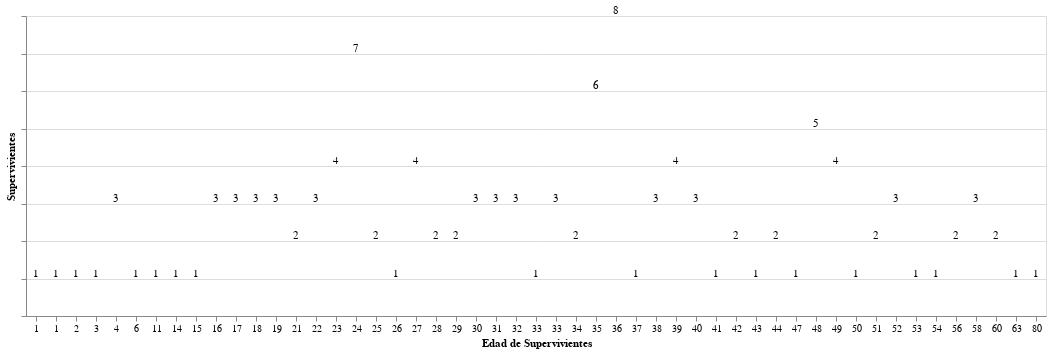

Notebook code for this chart:
### Markdown cell above
Creando Gráfico de Labels

### Code cell
labels = bars.mark_text(baseline='bottom').encode(
    text = alt.Text('Sobreviviente:Q'),
)
labels

### Figure 1 — Vega-Lite specification as saved in the notebook (floating-point values rounded to 4 significant figures)
{"config": {"view": {"continuousWidth": 400, "continuousHeight": 300}}, "data": {"name": "data-fb181e86e7e04e35c00e5d599ab4cb3a"}, "mark": {"type": "text", "baseline": "bottom"}, "encoding": {"text": {"type": "quantitative", "field": "Sobreviviente"}, "x": {"type": "ordinal", "axis": {"format": "d", "labelAngle": 0}, "field": "Edad", "title": "Edad de Supervivientes"}, "y": {"type": "quantitative", "axis": {"labels": false}, "field": "Sobreviviente", "title": "Supervivientes"}}, "$schema": "https://vega.github.io/schema/vega-lite/v4.8.1.json", "datasets": {"data-fb181e86e7e04e35c00e5d599ab4cb3a": [{"Edad": 0.92, "idPasajero": 1, "Sobreviviente": 1, "Clase": 1, "Nombre": 1, "Sexo": 1, "Parientes/Esposo(a)": 1, "ParientesHijos": 1, "Boleto": 1, "Tarifa": 1, "Cabina": 1, "PuertoEmbarque": 1}, {"Edad": 1.0, "idPasajero": 1, "Sobreviviente": 1, "Clase": 1, "Nombre": 1, "Sexo": 1, "Parientes/Esposo(a)": 1, "ParientesHijos": 1, "Boleto": 1, "Tarifa": 1, "Cabina": 1, "PuertoEmbarque": 1}, {"Edad": 2.0, "idPasajero": 1, "Sobreviviente": 1, "Clase": 1, "Nombre": 1, "Sexo": 1, "Parientes/Esposo(a)": 1, "ParientesHijos": 1, "Boleto": 1, "Tarifa": 1, "Cabina": 1, "PuertoEmbarque": 1}, {"Edad": 3.0, "idPasajero": 1, "Sobreviviente": 1, "Clase": 1, "Nombre": 1, "Sexo": 1, "Parientes/Esposo(a)": 1, "ParientesHijos": 1, "Boleto": 1, "Tarifa": 1, "Cabina": 1, "PuertoEmbarque": 1}, {"Edad": 4.0, "idPasajero": 3, "Sobreviviente": 3, "Clase": 3, "Nombre": 3, "Sexo": 3, "Parientes/Esposo(a)": 3, "ParientesHijos": 3, "Boleto": 3, "Tarifa": 3, "Cabina": 3, "PuertoEmbarque": 3}, {"Edad": 6.0, "idPasajero": 1, "Sobreviviente": 1, "Clase": 1, "Nombre": 1, "Sexo": 1, "Parientes/Esposo(a)": 1, "ParientesHijos": 1, "Boleto": 1, "Tarifa": 1, "Cabina": 1, "PuertoEmbarque": 1}, {"Edad": 11.0, "idPasajero": 1, "Sobreviviente": 1, "Clase": 1, "Nombre": 1, "Sexo": 1, "Parientes/Esposo(a)": 1, "ParientesHijos": 1, "Boleto": 1, "Tarifa": 1, "Cabina": 1, "PuertoEmbarque": 1}, {"Edad": 14.0, "idPasajero": 1, "Sobreviviente": 1, "Clase": 1, "Nombre": 1, "Sexo": 1, "Parientes/Esposo(a)": 1, "ParientesHijos": 1, "Boleto": 1, "Tarifa": 1, "Cabina": 1, "PuertoEmbarque": 1}, {"Edad": 15.0, "idPasajero": 1, "Sobreviviente": 1, "Clase": 1, "Nombre": 1, "Sexo": 1, "Parientes/Esposo(a)": 1, "ParientesHijos": 1, "Boleto": 1, "Tarifa": 1, "Cabina": 1, "PuertoEmbarque": 1}, {"Edad": 16.0, "idPasajero": 3, "Sobreviviente": 3, "Clase": 3, "Nombre": 3, "Sexo": 3, "Parientes/Esposo(a)": 3, "ParientesHijos": 3, "Boleto": 3, "Tarifa": 3, "Cabina": 3, "PuertoEmbarque": 3}, {"Edad": 17.0, "idPasajero": 3, "Sobreviviente": 3, "Clase": 3, "Nombre": 3, "Sexo": 3, "Parientes/Esposo(a)": 3, "ParientesHijos": 3, "Boleto": 3, "Tarifa": 3, "Cabina": 3, "PuertoEmbarque": 3}, {"Edad": 18.0, "idPasajero": 3, "Sobreviviente": 3, "Clase": 3, "Nombre": 3, "Sexo": 3, "Parientes/Esposo(a)": 3, "ParientesHijos": 3, "Boleto": 3, "Tarifa": 3, "Cabina": 3, "PuertoEmbarque": 3}, {"Edad": 19.0, "idPasajero": 3, "Sobreviviente": 3, "Clase": 3, "Nombre": 3, "Sexo": 3, "Parientes/Esposo(a)": 3, "ParientesHijos": 3, "Boleto": 3, "Tarifa": 3, "Cabina": 3, "PuertoEmbarque": 3}, {"Edad": 21.0, "idPasajero": 2, "Sobreviviente": 2, "Clase": 2, "Nombre": 2, "Sexo": 2, "Parientes/Esposo(a)": 2, "ParientesHijos": 2, "Boleto": 2, "Tarifa": 2, "Cabina": 2, "PuertoEmbarque": 2}, {"Edad": 22.0, "idPasajero": 3, "Sobreviviente": 3, "Clase": 3, "Nombre": 3, "Sexo": 3, "Parientes/Esposo(a)": 3, "ParientesHijos": 3, "Boleto": 3, "Tarifa": 3, "Cabina": 3, "PuertoEmbarque": 3}, {"Edad": 23.0, "idPasajero": 4, "Sobreviviente": 4, "Clase": 4, "Nombre": 4, "Sexo": 4, "Parientes/Esposo(a)": 4, "ParientesHijos": 4, "Boleto": 4, "Tarifa": 4, "Cabina": 4, "PuertoEmbarque": 4}, {"Edad": 24.0, "idPasajero": 7, "Sobreviviente": 7, "Clase": 7, "Nombre": 7, "Sexo": 7, "Parientes/Esposo(a)": 7, "ParientesHijos": 7, "Boleto": 7, "Tarifa": 7, "Cabina": 7, "PuertoEmbarque": 7}, {"Edad": 25.0, "idPasajero": 2, "Sobreviviente": 2, "Clase": 2, "Nombre": 2, "Sexo": 2, "Parientes/Esposo(a)": 2, "ParientesHijos": 2, "Boleto": 2, "Tarifa": 2, "Cabina": 2, "PuertoEmbarque": 2}, {"Edad": 26.0, "idPasajero": 1, "Sobreviviente": 1, "Clase": 1, "Nombre": 1, "Sexo": 1, "Parientes/Esposo(a)": 1, "ParientesHijos": 1, "Boleto": 1, "Tarifa": 1, "Cabina": 1, "PuertoEmbarque": 1}, {"Edad": 27.0, "idPasajero": 4, "Sobreviviente": 4, "Clase": 4, "Nombre": 4, "Sexo": 4, "Parientes/Esposo(a)": 4, "ParientesHijos": 4, "Boleto": 4, "Tarifa": 4, "Cabina": 4, "PuertoEmbarque": 4}, {"Edad": 28.0, "idPasajero": 2, "Sobreviviente": 2, "Clase": 2, "Nombre": 2, "Sexo": 2, "Parientes/Esposo(a)": 2, "ParientesHijos": 2, "Boleto": 2, "Tarifa": 2, "Cabina": 2, "PuertoEmbarque": 2}, {"Edad": 29.0, "idPasajero": 2, "Sobreviviente": 2, "Clase": 2, "Nombre": 2, "Sexo": 2, "Parientes/Esposo(a)": 2, "ParientesHijos": 2, "Boleto": 2, "Tarifa": 2, "Cabina": 2, "PuertoEmbarque": 2}, {"Edad": 30.0, "idPasajero": 3, "Sobreviviente": 3, "Clase": 3, "Nombre": 3, "Sexo": 3, "Parientes/Esposo(a)": 3, "ParientesHijos": 3, "Boleto": 3, "Tarifa": 3, "Cabina": 3, "PuertoEmbarque": 3}, {"Edad": 31.0, "idPasajero": 3, "Sobreviviente": 3, "Clase": 3, "Nombre": 3, "Sexo": 3, "Parientes/Esposo(a)": 3, "ParientesHijos": 3, "Boleto": 3, "Tarifa": 3, "Cabina": 3, "PuertoEmbarque": 3}, {"Edad": 32.0, "idPasajero": 3, "Sobreviviente": 3, "Clase": 3, "Nombre": 3, "Sexo": 3, "Parientes/Esposo(a)": 3, "ParientesHijos": 3, "Boleto": 3, "Tarifa": 3, "Cabina": 3, "PuertoEmbarque": 3}, {"Edad": 32.5, "idPasajero": 1, "Sobreviviente": 1, "Clase": 1, "Nombre": 1, "Sexo": 1, "Parientes/Esposo(a)": 1, "ParientesHijos": 1, "Boleto": 1, "Tarifa": 1, "Cabina": 1, "PuertoEmbarque": 1}, {"Edad": 33.0, "idPasajero": 3, "Sobreviviente": 3, "Clase": 3, "Nombre": 3, "Sexo": 3, "Parientes/Esposo(a)": 3, "ParientesHijos": 3, "Boleto": 3, "Tarifa": 3, "Cabina": 3, "PuertoEmbarque": 3}, {"Edad": 34.0, "idPasajero": 2, "Sobreviviente": 2, "Clase": 2, "Nombre": 2, "Sexo": 2, "Parientes/Esposo(a)": 2, "ParientesHijos": 2, "Boleto": 2, "Tarifa": 2, "Cabina": 2, "PuertoEmbarque": 2}, {"Edad": 35.0, "idPasajero": 6, "Sobreviviente": 6, "Clase": 6, "Nombre": 6, "Sexo": 6, "Parientes/Esposo(a)": 6, "ParientesHijos": 6, "Boleto": 6, "Tarifa": 6, "Cabina": 6, "PuertoEmbarque": 6}, {"Edad": 36.0, "idPasajero": 8, "Sobreviviente": 8, "Clase": 8, "Nombre": 8, "Sexo": 8, "Parientes/Esposo(a)": 8, "ParientesHijos": 8, "Boleto": 8, "Tarifa": 8, "Cabina": 8, "PuertoEmbarque": 8}, {"Edad": 37.0, "idPasajero": 1, "Sobreviviente": 1, "Clase": 1, "Nombre": 1, "Sexo": 1, "Parientes/Esposo(a)": 1, "ParientesHijos": 1, "Boleto": 1, "Tarifa": 1, "Cabina": 1, "PuertoEmbarque": 1}, {"Edad": 38.0, "idPasajero": 3, "Sobreviviente": 3, "Clase": 3, "Nombre": 3, "Sexo": 3, "Parientes/Esposo(a)": 3, "ParientesHijos": 3, "Boleto": 3, "Tarifa": 3, "Cabina": 3, "PuertoEmbarque": 3}, {"Edad": 39.0, "idPasajero": 4, "Sobreviviente": 4, "Clase": 4, "Nombre": 4, "Sexo": 4, "Parientes/Esposo(a)": 4, "ParientesHijos": 4, "Boleto": 4, "Tarifa": 4, "Cabina": 4, "PuertoEmbarque": 4}, {"Edad": 40.0, "idPasajero": 3, "Sobreviviente": 3, "Clase": 3, "Nombre": 3, "Sexo": 3, "Parientes/Esposo(a)": 3, "ParientesHijos": 3, "Boleto": 3, "Tarifa": 3, "Cabina": 3, "PuertoEmbarque": 3}, {"Edad": 41.0, "idPasajero": 1, "Sobreviviente": 1, "Clase": 1, "Nombre": 1, "Sexo": 1, "Parientes/Esposo(a)": 1, "ParientesHijos": 1, "Boleto": 1, "Tarifa": 1, "Cabina": 1, "PuertoEmbarque": 1}, {"Edad": 42.0, "idPasajero": 2, "Sobreviviente": 2, "Clase": 2, "Nombre": 2, "Sexo": 2, "Parientes/Esposo(a)": 2, "ParientesHijos": 2, "Boleto": 2, "Tarifa": 2, "Cabina": 2, "PuertoEmbarque": 2}, {"Edad": 43.0, "idPasajero": 1, "Sobreviviente": 1, "Clase": 1, "Nombre": 1, "Sexo": 1, "Parientes/Esposo(a)": 1, "ParientesHijos": 1, "Boleto": 1, "Tarifa": 1, "Cabina": 1, "PuertoEmbarque": 1}, {"Edad": 44.0, "idPasajero": 2, "Sobreviviente": 2, "Clase": 2, "Nombre": 2, "Sexo": 2, "Parientes/Esposo(a)": 2, "ParientesHijos": 2, "Boleto": 2, "Tarifa": 2, "Cabina": 2, "PuertoEmbarque": 2}, {"Edad": 47.0, "idPasajero": 1, "Sobreviviente": 1, "Clase": 1, "Nombre": 1, "Sexo": 1, "Parientes/Esposo(a)": 1, "ParientesHijos": 1, "Boleto": 1, "Tarifa": 1, "Cabina": 1, "PuertoEmbarque": 1}, {"Edad": 48.0, "idPasajero": 5, "Sobreviviente": 5, "Clase": 5, "Nombre": 5, "Sexo": 5, "Parientes/Esposo(a)": 5, "ParientesHijos": 5, "Boleto": 5, "Tarifa": 5, "Cabina": 5, "PuertoEmbarque": 5}, {"Edad": 49.0, "idPasajero": 4, "Sobreviviente": 4, "Clase": 4, "Nombre": 4, "Sexo": 4, "Parientes/Esposo(a)": 4, "ParientesHijos": 4, "Boleto": 4, "Tarifa": 4, "Cabina": 4, "PuertoEmbarque": 4}, {"Edad": 50.0, "idPasajero": 1, "Sobreviviente": 1, "Clase": 1, "Nombre": 1, "Sexo": 1, "Parientes/Esposo(a)": 1, "ParientesHijos": 1, "Boleto": 1, "Tarifa": 1, "Cabina": 1, "PuertoEmbarque": 1}, {"Edad": 51.0, "idPasajero": 2, "Sobreviviente": 2, "Clase": 2, "Nombre": 2, "Sexo": 2, "Parientes/Esposo(a)": 2, "ParientesHijos": 2, "Boleto": 2, "Tarifa": 2, "Cabina": 2, "PuertoEmbarque": 2}, {"Edad": 52.0, "idPasajero": 3, "Sobreviviente": 3, "Clase": 3, "Nombre": 3, "Sexo": 3, "Parientes/Esposo(a)": 3, "ParientesHijos": 3, "Boleto": 3, "Tarifa": 3, "Cabina": 3, "PuertoEmbarque": 3}, {"Edad": 53.0, "idPasajero": 1, "Sobreviviente": 1, "Clase": 1, "Nombre": 1, "Sexo": 1, "Parientes/Esposo(a)": 1, "ParientesHijos": 1, "Boleto": 1, "Tarifa": 1, "Cabina": 1, "PuertoEmbarque": 1}, {"Edad": 54.0, "idPasajero": 1, "Sobreviviente": 1, "Clase": 1, "Nombre": 1, "Sexo": 1, "Parientes/Esposo(a)": 1, "ParientesHijos": 1, "Boleto": 1, "Tarifa": 1, "Cabina": 1, "PuertoEmbarque": 1}, {"Edad": 56.0, "idPasajero": 2, "Sobreviviente": 2, "Clase": 2, "Nombre": 2, "Sexo": 2, "Parientes/Esposo(a)": 2, "ParientesHijos": 2, "Boleto": 2, "Tarifa": 2, "Cabina": 2, "PuertoEmbarque": 2}, {"Edad": 58.0, "idPasajero": 3, "Sobreviviente": 3, "Clase": 3, "Nombre": 3, "Sexo": 3, "Parientes/Esposo(a)": 3, "ParientesHijos": 3, "Boleto": 3, "Tarifa": 3, "Cabina": 3, "PuertoEmbarque": 3}, {"Edad": 60.0, "idPasajero": 2, "Sobreviviente": 2, "Clase": 2, "Nombre": 2, "Sexo": 2, "Parientes/Esposo(a)": 2, "ParientesHijos": 2, "Boleto": 2, "Tarifa": 2, "Cabina": 2, "PuertoEmbarque": 2}, {"Edad": 63.0, "idPasajero": 1, "Sobreviviente": 1, "Clase": 1, "Nombre": 1, "Sexo": 1, "Parientes/Esposo(a)": 1, "ParientesHijos": 1, "Boleto": 1, "Tarifa": 1, "Cabina": 1, "PuertoEmbarque": 1}, {"Edad": 80.0, "idPasajero": 1, "Sobreviviente": 1, "Clase": 1, "Nombre": 1, "Sexo": 1, "Parientes/Esposo(a)": 1, "ParientesHijos": 1, "Boleto": 1, "Tarifa": 1, "Cabina": 1, "PuertoEmbarque": 1}]}}
